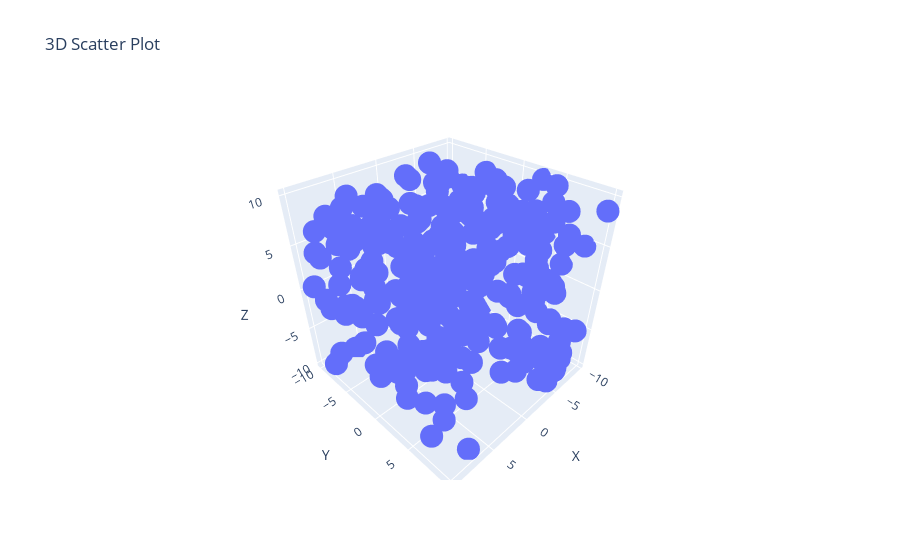

Notebook source saved alongside this figure:
### Markdown cell above
#PlOTLY ASSIGNMENT

### Code cell
#1. Using the given dataset, to generate a 3D scatter plot to visualize the distribution of data points in a threedimensional space.

#np.random.seed(30)
#data = { 'X': np.random.uniform(-10, 10, 300), 'Y': np.random.uniform(-10, 10, 300), 'Z': np.random.uniform(-10, 10, 300)}
#df = pd.DataFrame(data)

import numpy as np
import pandas as pd
import plotly.express as px

# Set random seed for reproducibility
np.random.seed(30)

# Generate the dataset
data = {
    'X': np.random.uniform(-10, 10, 300),
    'Y': np.random.uniform(-10, 10, 300),
    'Z': np.random.uniform(-10, 10, 300)
}
df = pd.DataFrame(data)

# Create the 3D scatter plot
fig = px.scatter_3d(df, x='X', y='Y', z='Z', title='3D Scatter Plot')

# Show the plot
fig.show()

### Figure 1 — Plotly figure (JSON) as saved in the notebook; plotly's stock layout.template omitted (floating-point values rounded to 4 significant figures; data arrays with more than 128 entries replaced by an {"elided": "..."} marker saying what was removed)
{"data": [{"hovertemplate": "X=%{x}<br>Y=%{y}<br>Z=%{z}<extra></extra>", "legendgroup": "", "marker": {"color": "#636efa", "symbol": "circle"}, "mode": "markers", "name": "", "scene": "scene", "showlegend": false, "type": "scatter3d", "x": {"elided": "300 float values"}, "y": {"elided": "300 float values"}, "z": {"elided": "300 float values"}}], "layout": {"autosize": true, "legend": {"tracegroupgap": 0}, "scene": {"aspectmode": "auto", "aspectratio": {"x": 0.9933, "y": 1.007, "z": 0.9996}, "domain": {"x": [0, 1], "y": [0, 1]}, "xaxis": {"title": {"text": "X"}, "type": "linear"}, "yaxis": {"title": {"text": "Y"}, "type": "linear"}, "zaxis": {"title": {"text": "Z"}, "type": "linear"}}, "title": {"text": "3D Scatter Plot"}}}
